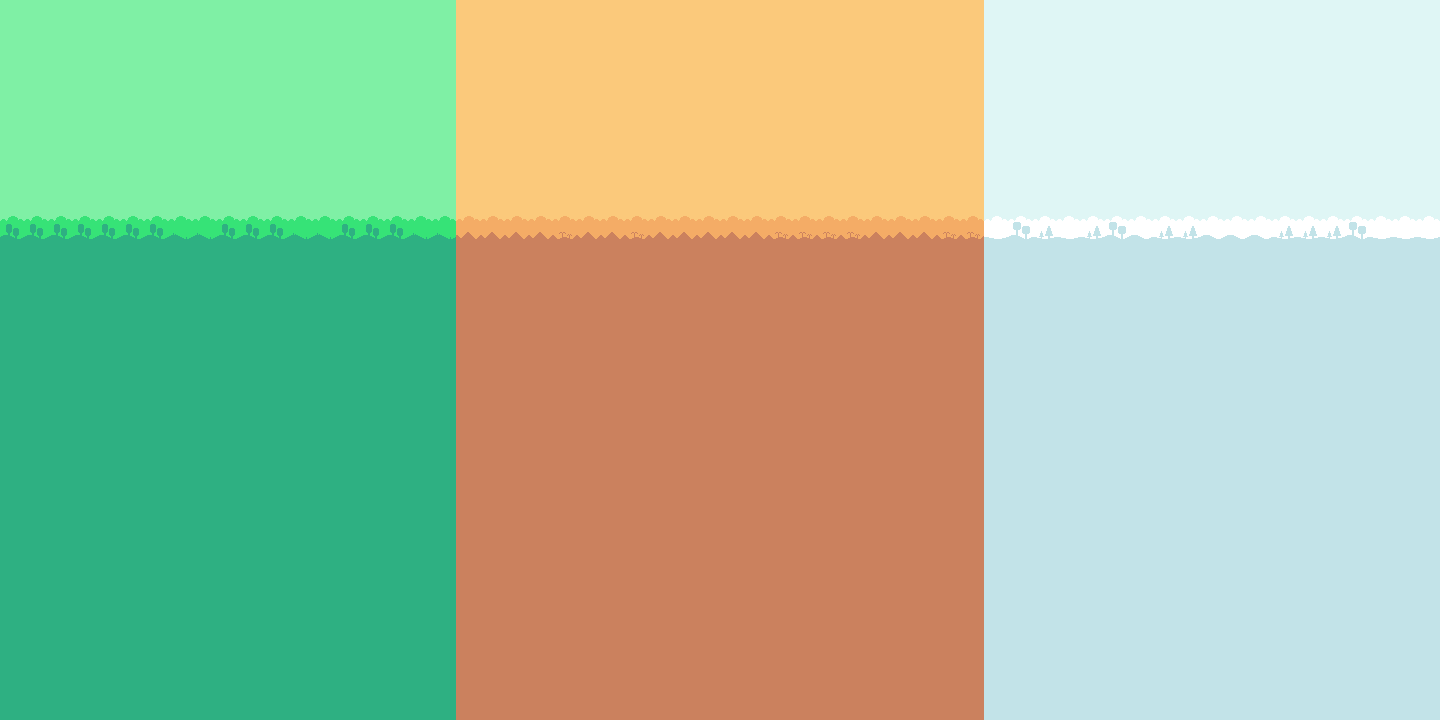

This game map was drawn from its Tiled (.tmx) file and the tilesets committed beside it. A one-line description and the full map source follow:
An orthogonal 60x30 tile map with 24x24 px tiles, 1 tile layer (Background).

<map version="1.10" tiledversion="1.10.2" orientation="orthogonal" renderorder="right-down" width="60" height="30" tilewidth="24" tileheight="24" infinite="0" nextlayerid="2" nextobjectid="1">
 <editorsettings>
  <export target="start-end-background.tmj" format="json" />
 </editorsettings>
 <tileset firstgid="1" name="background_tilemap_packed" tilewidth="24" tileheight="24" tilecount="24" columns="8">
  <image source="tilemaps/background_tilemap_packed.png" width="192" height="72" />
 </tileset>
 <layer id="1" name="Background" width="60" height="30">
  <data encoding="csv">
7,7,7,7,7,7,7,7,7,7,7,7,7,7,7,7,7,7,7,6,6,5,6,6,6,5,6,5,5,6,5,5,6,5,6,6,6,5,6,6,6,1,3,4,3,1,3,2,4,2,4,2,2,3,3,4,1,3,4,1,
7,7,7,7,7,7,7,7,7,7,7,7,7,7,7,7,7,7,7,6,6,5,6,6,6,6,6,5,5,5,5,5,5,6,5,6,5,6,5,5,6,1,2,1,3,1,2,3,3,4,3,3,1,2,4,3,3,3,2,3,
7,7,7,7,7,7,7,7,7,7,7,7,7,7,7,7,7,7,7,6,5,6,6,5,6,6,6,6,6,6,5,5,5,5,5,6,5,5,6,6,6,2,4,2,2,2,2,2,2,3,2,2,1,3,2,4,2,3,2,3,
7,7,7,7,7,7,7,7,7,7,7,7,7,7,7,7,7,7,7,6,6,6,5,5,6,5,6,5,5,6,6,5,6,5,5,6,6,6,5,6,6,1,3,2,4,2,4,1,4,3,3,2,1,3,3,3,1,2,4,3,
7,7,7,7,7,7,7,7,7,7,7,7,7,7,7,7,7,7,7,6,5,5,5,6,6,6,5,5,5,6,6,5,6,6,5,5,5,5,6,6,6,2,3,4,4,2,1,1,3,2,4,4,4,1,4,1,3,4,4,1,
7,7,7,7,7,7,7,7,7,7,7,7,7,7,7,7,7,7,7,6,6,5,6,5,6,6,6,6,5,6,5,5,5,6,5,6,6,5,5,6,6,1,2,4,4,3,1,1,2,1,3,1,4,3,3,2,2,1,4,3,
7,7,7,7,7,7,7,7,7,7,7,7,7,7,7,7,7,7,7,6,6,5,5,6,6,6,5,6,5,5,6,5,6,5,5,5,5,5,5,5,6,3,4,4,1,4,1,2,2,1,2,3,4,2,2,3,4,3,2,4,
7,7,7,7,7,7,7,7,7,7,7,7,7,7,7,7,7,7,7,6,5,6,5,5,6,5,5,5,5,6,5,6,5,5,5,6,5,6,5,5,6,3,3,4,3,2,2,1,4,3,1,3,2,3,3,1,1,1,2,1,
7,7,7,7,7,7,7,7,7,7,7,7,7,7,7,7,7,7,7,6,5,5,6,6,5,5,5,5,6,6,5,6,5,6,6,6,6,5,6,6,6,2,4,1,4,1,3,2,3,3,4,1,2,4,2,1,4,4,3,1,
16,16,16,16,16,16,16,15,15,16,16,16,15,15,16,16,16,15,15,13,13,13,13,14,13,13,14,13,13,13,13,13,14,14,14,14,13,13,13,14,14,11,10,12,11,12,10,9,12,12,9,9,9,12,12,12,10,11,11,11,
23,23,23,23,23,23,23,23,23,23,23,23,23,23,23,23,23,23,23,22,21,21,21,21,21,21,21,21,21,21,21,21,21,21,21,21,21,21,21,21,22,17,17,17,17,17,17,17,17,17,17,17,17,17,17,17,17,17,17,17,
23,23,23,23,23,23,23,23,23,23,23,23,23,23,23,23,23,23,23,22,21,21,21,21,21,21,21,21,21,21,21,21,21,21,21,21,21,21,21,21,22,17,17,17,17,17,17,17,17,17,17,17,17,17,17,17,17,17,17,17,
23,23,23,23,23,23,23,23,23,23,23,23,23,23,23,23,23,23,23,22,21,21,21,21,21,21,21,21,21,21,21,21,21,21,21,21,21,21,21,21,22,17,17,17,17,17,17,17,17,17,17,17,17,17,17,17,17,17,17,17,
23,23,23,23,23,23,23,23,23,23,23,23,23,23,23,23,23,23,23,22,21,21,21,21,21,21,21,21,21,21,21,21,21,21,21,21,21,21,21,21,22,17,17,17,17,17,17,17,17,17,17,17,17,17,17,17,17,17,17,17,
23,23,23,23,23,23,23,23,23,23,23,23,23,23,23,23,23,23,23,22,21,21,21,21,21,21,21,21,21,21,21,21,21,21,21,21,21,21,21,21,22,17,17,17,17,17,17,17,17,17,17,17,17,17,17,17,17,17,17,17,
23,23,23,23,23,23,23,23,23,23,23,23,23,23,23,23,23,23,23,22,21,21,21,21,21,21,21,21,21,21,21,21,21,21,21,21,21,21,21,21,22,17,17,17,17,17,17,17,17,17,17,17,17,17,17,17,17,17,17,17,
23,23,23,23,23,23,23,23,23,23,23,23,23,23,23,23,23,23,23,22,21,21,21,21,21,21,21,21,21,21,21,21,21,21,21,21,21,21,21,21,22,17,17,17,17,17,17,17,17,17,17,17,17,17,17,17,17,17,17,17,
23,23,23,23,23,23,23,23,23,23,23,23,23,23,23,23,23,23,23,22,21,21,21,21,21,21,21,21,21,21,21,21,21,21,21,21,21,21,21,21,22,17,17,17,17,17,17,17,17,17,17,17,17,17,17,17,17,17,17,17,
23,23,23,23,23,23,23,23,23,23,23,23,23,23,23,23,23,23,23,22,21,21,21,21,21,21,21,21,21,21,21,21,21,21,21,21,21,21,21,21,22,17,17,17,17,17,17,17,17,17,17,17,17,17,17,17,17,17,17,17,
23,23,23,23,23,23,23,23,23,23,23,23,23,23,23,23,23,23,23,22,21,21,21,21,21,21,21,21,21,21,21,21,21,21,21,21,21,21,21,21,22,17,17,17,17,17,17,17,17,17,17,17,17,17,17,17,17,17,17,17,
23,23,23,23,23,23,23,23,23,23,23,23,23,23,23,23,23,23,23,22,21,21,21,21,21,21,21,21,21,21,21,21,21,21,21,21,21,21,21,21,22,17,17,17,17,17,17,17,17,17,17,17,17,17,17,17,17,17,17,17,
23,23,23,23,23,23,23,23,23,23,23,23,23,23,23,23,23,23,23,22,21,21,21,21,21,21,21,21,21,21,21,21,21,21,21,21,21,21,21,21,22,17,17,17,17,17,17,17,17,17,17,17,17,17,17,17,17,17,17,17,
23,23,23,23,23,23,23,23,23,23,23,23,23,23,23,23,23,23,23,22,21,21,21,21,21,21,21,21,21,21,21,21,21,21,21,21,21,21,21,21,22,17,17,17,17,17,17,17,17,17,17,17,17,17,17,17,17,17,17,17,
23,23,23,23,23,23,23,23,23,23,23,23,23,23,23,23,23,23,23,22,21,21,21,21,21,21,21,21,21,21,21,21,21,21,21,21,21,21,21,21,22,17,17,17,17,17,17,17,17,17,17,17,17,17,17,17,17,17,17,17,
23,23,23,23,23,23,23,23,23,23,23,23,23,23,23,23,23,23,23,22,21,21,21,21,21,21,21,21,21,21,21,21,21,21,21,21,21,21,21,21,22,17,17,17,17,17,17,17,17,17,17,17,17,17,17,17,17,17,17,17,
23,23,23,23,23,23,23,23,23,23,23,23,23,23,23,23,23,23,23,22,21,21,21,21,21,21,21,21,21,21,21,21,21,21,21,21,21,21,21,21,22,17,17,17,17,17,17,17,17,17,17,17,17,17,17,17,17,17,17,17,
23,23,23,23,23,23,23,23,23,23,23,23,23,23,23,23,23,23,23,22,21,21,21,21,21,21,21,21,21,21,21,21,21,21,21,21,21,21,21,21,22,17,17,17,17,17,17,17,17,17,17,17,17,17,17,17,17,17,17,17,
23,23,23,23,23,23,23,23,23,23,23,23,23,23,23,23,23,23,23,22,21,21,21,21,21,21,21,21,21,21,21,21,21,21,21,21,21,21,21,21,22,17,17,17,17,17,17,17,17,17,17,17,17,17,17,17,17,17,17,17,
23,23,23,23,23,23,23,23,23,23,23,23,23,23,23,23,23,23,23,22,21,21,21,21,21,21,21,21,21,21,21,21,21,21,21,21,21,21,21,21,22,17,17,17,17,17,17,17,17,17,17,17,17,17,17,17,17,17,17,17,
23,23,23,23,23,23,23,23,23,23,23,23,23,23,23,23,23,23,23,22,21,21,21,21,21,21,21,21,21,21,21,21,21,21,21,21,21,21,21,21,22,17,17,17,17,17,17,17,17,17,17,17,17,17,17,17,17,17,17,17
</data>
 </layer>
</map>
